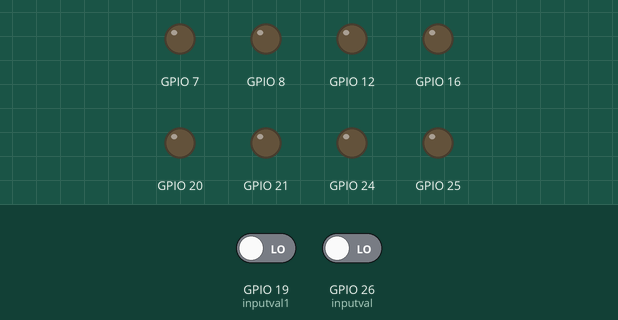
The program below on a simulated Raspberry Pi (BCM pin numbers). Parts: output pins drawn as LEDs (lit = HIGH). Dashed ring = blinking. The inputs (shaded band) are chosen by the test bench; at power-on: GPIO 26 (inputval) LOW, GPIO 19 (inputval1) LOW.

Above: at 1.2 s.
1.3 s: GPIO 26 (inputval) driven HIGH
At 2.35 s:
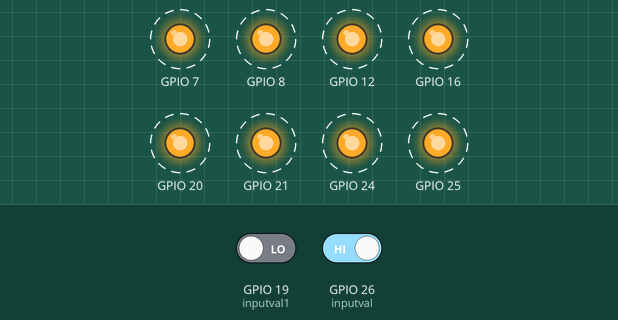
4.3 s: GPIO 19 (inputval1) driven HIGH
At 5.35 s:
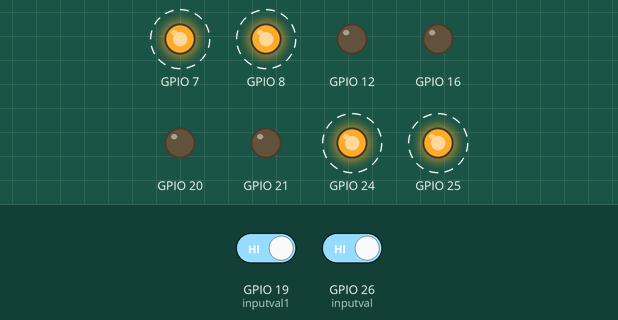
Timing chart, 0 to 13.3 s (numbered marks = the images above; inputs shaded):
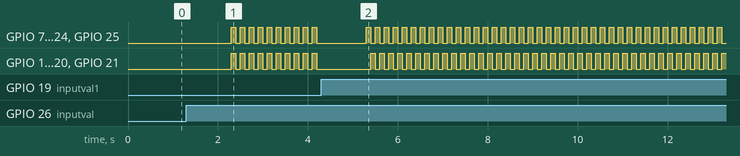

The program:

Switched_patterns.py
```python
import RPi.GPIO as gpio
import time
gpio.setmode (gpio.BCM)
gpio.setwarnings(False)

sw1 = 26
sw2 = 19

gpio.setup(24,gpio.OUT)
gpio.setup(25,gpio.OUT)
gpio.setup(8,gpio.OUT)
gpio.setup(7,gpio.OUT)
gpio.setup(12,gpio.OUT)
gpio.setup(16,gpio.OUT)
gpio.setup(20,gpio.OUT)
gpio.setup(21,gpio.OUT)
gpio.setup(sw1,gpio.IN)
gpio.setup(sw2,gpio.IN)

def all8():
    gpio.output(24,gpio.HIGH)
    gpio.output(25,gpio.HIGH)
    gpio.output(8,gpio.HIGH)
    gpio.output(7,gpio.HIGH)
    gpio.output(12,gpio.HIGH)
    gpio.output(16,gpio.HIGH)
    gpio.output(20,gpio.HIGH)
    gpio.output(21,gpio.HIGH)

    time.sleep(0.1)

    gpio.output(24,gpio.LOW)
    gpio.output(25,gpio.LOW)
    gpio.output(8,gpio.LOW)
    gpio.output(7,gpio.LOW)
    gpio.output(12,gpio.LOW)
    gpio.output(16,gpio.LOW)
    gpio.output(20,gpio.LOW)
    gpio.output(21,gpio.LOW)

    time.sleep(0.1)

def fourled():
    gpio.output(24,gpio.HIGH)
    gpio.output(25,gpio.HIGH)
    gpio.output(8,gpio.HIGH)
    gpio.output(7,gpio.HIGH)
    gpio.output(12,gpio.LOW)
    gpio.output(16,gpio.LOW)
    gpio.output(20,gpio.LOW)
    gpio.output(21,gpio.LOW)

    time.sleep(0.1)

    gpio.output(24,gpio.LOW)
    gpio.output(25,gpio.LOW)
    gpio.output(8,gpio.LOW)
    gpio.output(7,gpio.LOW)
    gpio.output(12,gpio.HIGH)
    gpio.output(16,gpio.HIGH)
    gpio.output(20,gpio.HIGH)
    gpio.output(21,gpio.HIGH)

    time.sleep(0.1)

flag = 0

while True:
    inputval = gpio.input(26)
    if inputval == True and flag == 0 :
        flag = 10
        time.sleep(1)

    inputval1 = gpio.input(19)
    if inputval1 == True and flag == 10 :
        flag = 20
        time.sleep(1)

    if flag == 10:
        all8()

    if flag == 20:
        fourled()
```

Measured:
- after the input at 1.3 s, GPIO 7, GPIO 8, GPIO 12, GPIO 16, GPIO 20, GPIO 21, GPIO 24, GPIO 25: alternates HIGH for 0.10 s and LOW for 0.10 s, starting after 1.0 s
